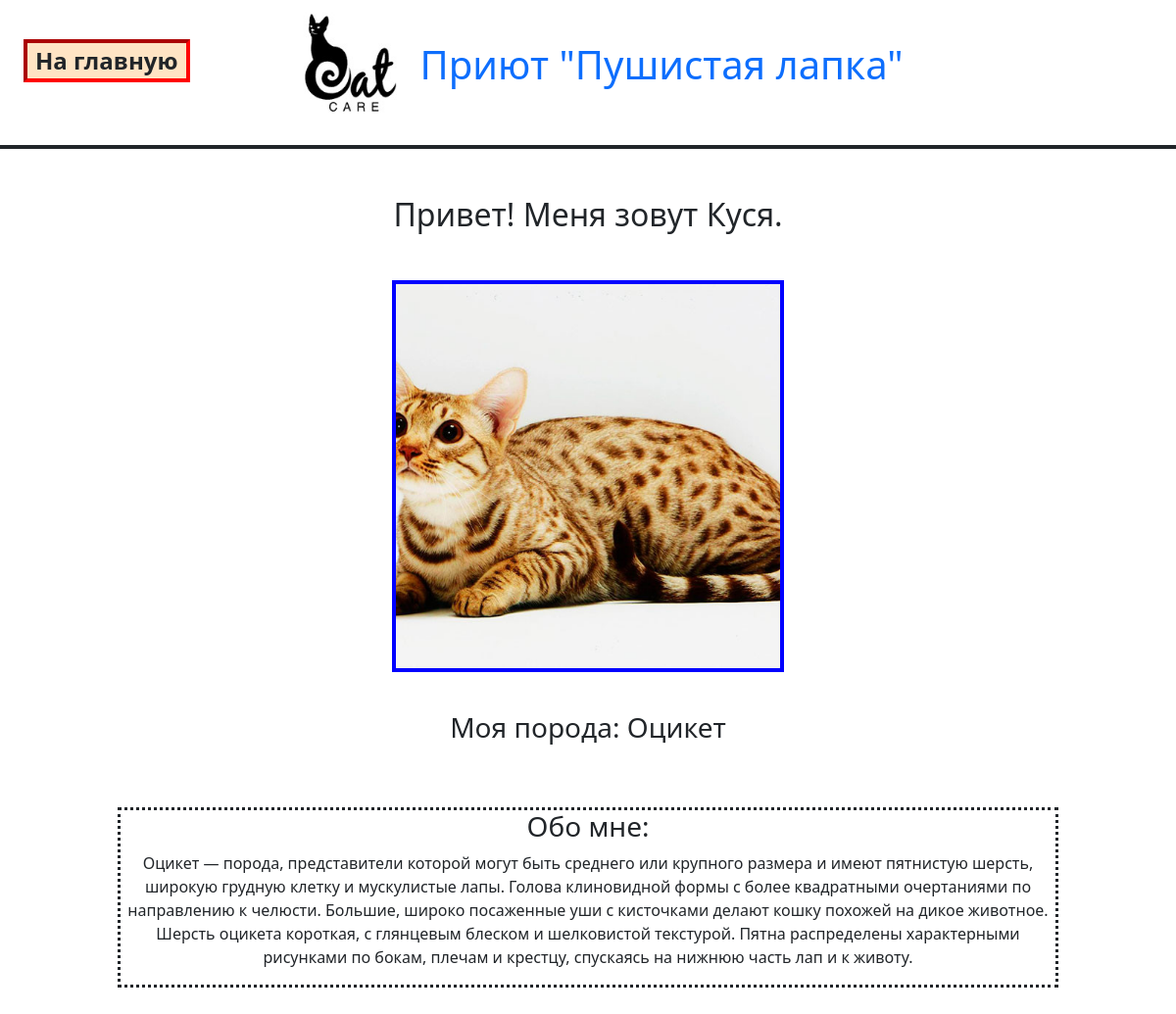
Screenshot of /kittalog/kit/5 with the database file from the repository.
### kittalog/models.py (models this page shows, shortened)
class Shelter(models.Model):
    name = models.CharField(max_length=50)
    city = models.CharField(max_length=50)
    picture = models.ImageField(upload_to='images\\shelters')
    def __str__(self):
        return self.name

class Kit(models.Model):
    name = models.CharField(max_length=50)
    type = models.CharField(max_length=50)
    description = models.TextField(max_length=1000)
    picture = models.ImageField(upload_to=get_user_img_path)
    shelter = models.ForeignKey(
        'Shelter', on_delete=models.SET_NULL, null=True)

### kittalog/views.py (the view)
# urls.py: path("kit/<int:pk>", views.KitDetailView.as_view(), name='kit_detail')
class KitDetailView(generic.DetailView):
    model = Kit
    def get_context_data(self, **kwargs):
        context = super(KitDetailView, self).get_context_data(**kwargs)
        context['sh'] = Kit.objects.get(id=self.kwargs['pk']).shelter.id
        context['shelter'] = Kit.objects.get(id=self.kwargs['pk']).shelter
        return context

### kittalog/templates/kittalog/kit_detail.html
{% extends 'kittalog/kit_list.html' %}
{% block content %}
<div class='detail-content'>
    <h2> Привет! Меня зовут {{kit.name}}.</h2>
    <div class='img-handler fit'>
        <p><img src='{{kit.picture.url}}'></p>
    </div>
    <h3>Моя порода: {{kit.type}}</h3>
    <div class='info'>
        <h3>Обо мне:</h3>
        <p>{{kit.description}}</p>
    </div>
</div>
{% endblock content %}

### kittalog/templates/kittalog/kit_list.html (shortened to what this page needs)
{% extends 'base_generic.html' %}
{% load static %}
{% block header%}
    <div class='header'  style="text-align: center; ">
      <span class='mainer'><a href = '{% url 'shelter_list' %}'>На главную</a></span>
      <h1>
        <a href = "{% url 'kittalog' sh %}"><img class='logo' src='{{shelter.picture.url}}'>Приют "{{shelter}}"</a>
      </h1>
    </div>
{% endblock header %}

### kittalog/static/kittalog/css/styles.css (style rules this page uses)
div { text-align: center; }
.header { position: fixed; top: 0; z-index: 100; width: 100%; background-color: white; border-bottom: 4px solid; }
.logo { max-width: 150px; max-height: 150px; }
h1 a { text-decoration: none; }
.img-handler { width: 400px; height: 400px; border: 4px solid blue; display: flex; margin-bottom: 5em; justify-content: center; align-items: center; overflow: hidden; position: relative; transform: translate(-50%, 10%); top: 50%; left: 50%; }
.fit img { max-width: none; min-width: auto; min-height: auto; height: 100%; position: absolute; top: 50%; left: 50%; transform: translate(-50%, -50%); }
.detail-content { text-align: center; }
.info { margin: 4em 10%; border: 3px dotted; }
.mainer { position:absolute; border: 4px inset red; font-size: 2vw; top: 40px; left: 2vw; background-color:bisque; font-weight: bold; padding: 0 8px; }
.mainer a { text-decoration: none; color: unset; }

### rows the page displays
Shelter: picture (picture), name "Пушистая лапка"
Kit: name "Куся", picture (picture), type "Оцикет", description "Оцикет — порода, представители которой могут быть среднего или крупного размера и имеют пятнистую шерсть, широкую грудную клетку и мускулистые лапы. Голова клиновидной формы с более квадратными очертаниями по направлению к челюсти. Большие, широко посаженные уши с кисточками делают кошку похожей на дикое животное. Шерсть оцикета короткая, с глянцевым блеском и шелковистой текстурой. Пятна распределены характерными рисунками по бокам, плечам и крестцу, спускаясь на нижнюю часть лап и к животу."
